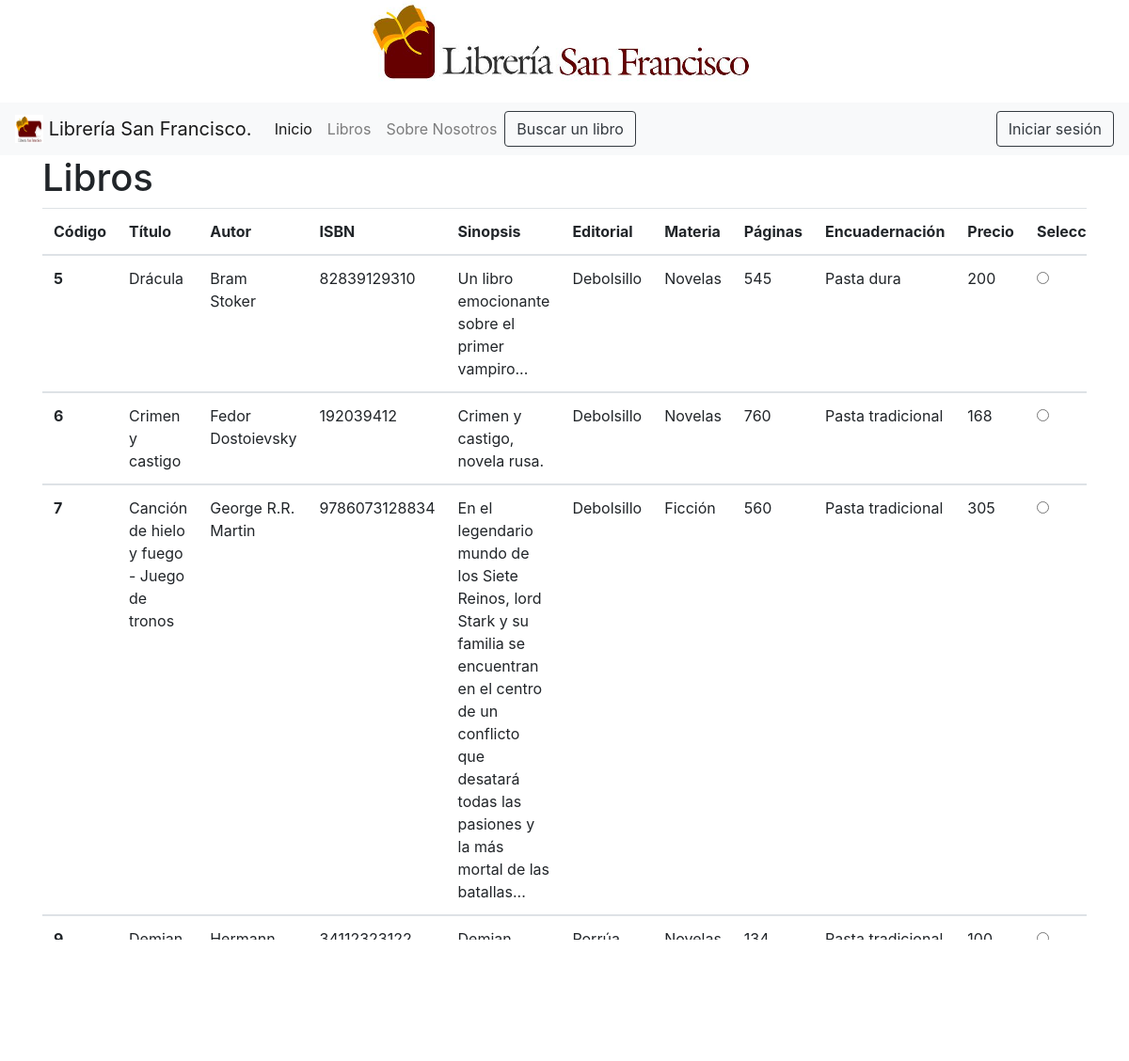
The app's page /modificar_libros.php with its own data.
### tables this page shows
CREATE TABLE `libros` (
  `codigo` int(11) NOT NULL,
  `titulo` varchar(50) NOT NULL,
  `autor` varchar(50) NOT NULL,
  `isbn` varchar(25) NOT NULL,
  `sinopsis` varchar(500) NOT NULL,
  `editorial` varchar(50) NOT NULL,
  `materia` varchar(50) NOT NULL,
  `paginas` int(11) NOT NULL,
  `encuadernacion` varchar(25) NOT NULL,
  `precio` int(11) NOT NULL
);

### modificar_libros.php (the view, shortened to what this page needs)
<?php
require 'conexion.php';
$sql = "SELECT * FROM libros";
$resultado = $conexion->query($sql);
?>
<!DOCTYPE html>
<html>
<head>
</head>
<body>
	<?php include 'navbar.php'; ?>
	<div class="container" style="margin:auto;">
                <h1>Libros</h1>
                <form action="modificando_libro.php" method="post">
                    <table class="table table-responsive">
                        <thead>
                            <tr>
                                <th scope="col">Código</th>
                                <th scope="col">Título</th>
                                <th scope="col">Autor</th>
                                <th scope="col">ISBN</th>
                                <th scope="col">Sinopsis</th>
                                <th scope="col">Editorial</th>
                                <th scope="col">Materia</th>
                                <th scope="col">Páginas</th>
                                <th scope="col">Encuadernación</th>
                                <th scope="col">Precio</th>
                                <th scope="col">Selecc.</th>
                            </tr>
                        </thead>
                        <?php while($row = $resultado->fetch_assoc()):?>
                        <?php
                        	$codigo = $row["codigo"];
                            $titulo = $row["titulo"];
                            $autor = $row["autor"];
                            $isbn = $row["isbn"];
                            $sinopsis = $row["sinopsis"];
                            $editorial = $row["editorial"];
                            $materia = $row["materia"];
                            $paginas = $row["paginas"];
                            $encuadernacion = $row["encuadernacion"];
                            $precio = $row["precio"];
                        ?>
                        <tbody>
                            <tr>
                                <th scope="row"><?php echo $codigo ?></th>
                                <td><?php echo $titulo ?></td>
                                <td><?php echo $autor ?></td>
                                <td><?php echo $isbn ?></td>
                                <td><?php echo $sinopsis ?></td>
                                <td><?php echo $editorial ?></td>
                                <td><?php echo $materia ?></td>
                                <td><?php echo $paginas ?></td>
                                <td><?php echo $encuadernacion ?></td>
                                <td><?php echo $precio ?></td>
                                <td><input type="radio" value="<?php echo $codigo ?>" name="seleccion"></td>
                            </tr>
                            <?php endwhile; ?>
                        </tbody>
                    </table>
                    <div class="container" align="right">
                    	<button type="submit" class="btn btn-primary" name="send">Modificar</button>
                    </div>
                </form>
            </div>
</body>
</html>

### records on screen
libros: codigo "5", titulo "Drácula", autor "Bram Stoker", isbn "82839129310", sinopsis "Un libro emocionante sobre el primer vampiro...", editorial "Debolsillo", materia "Novelas", paginas "545", encuadernacion "Pasta dura", precio "200"
libros: codigo "6", titulo "Crimen y castigo", autor "Fedor Dostoievsky", isbn "192039412", sinopsis "Crimen y castigo, novela rusa.", editorial "Debolsillo", materia "Novelas", paginas "760", encuadernacion "Pasta tradicional", precio "168"
libros: codigo "7", titulo "Canción de hielo y fuego - Juego de tronos", autor "George R.R. Martin", isbn "9786073128834", sinopsis "En el legendario mundo de los Siete Reinos, lord Stark y su familia se encuentran en el centro de un conflicto que desatará todas las pasiones y la más mortal de las batallas...", editorial "Debolsillo", materia "Ficción", paginas "560", encuadernacion "Pasta tradicional", precio "305"
libros: codigo "9", titulo "Demian", autor "Hermann Hesse", isbn "34112323122", sinopsis "Demian...", editorial "Porrúa", materia "Novelas", paginas "134", encuadernacion "Pasta tradicional", precio "100"
